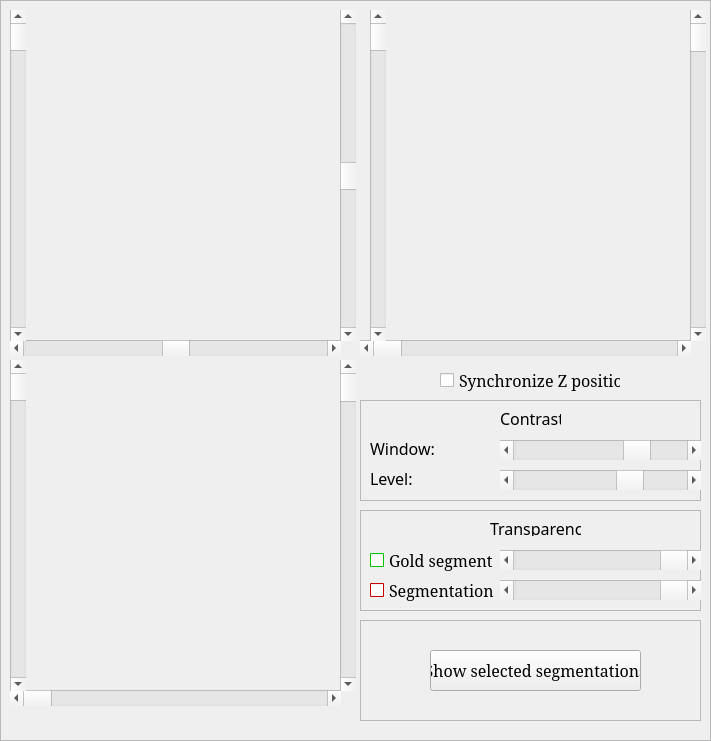
  <widget class="QFrame" name="frame">
   <property name="geometry">
    <rect>
     <x>9</x>
     <y>9</y>
     <width>711</width>
     <height>741</height>
    </rect>
   </property>
   <property name="frameShape">
    <enum>QFrame::StyledPanel</enum>
   </property>
   <property name="frameShadow">
    <enum>QFrame::Raised</enum>
   </property>
   <widget class="QWidget" name="wOriginalAxial" native="true">
    <property name="geometry">
     <rect>
      <x>30</x>
      <y>10</y>
      <width>311</width>
      <height>331</height>
     </rect>
    </property>
   </widget>
   <widget class="QWidget" name="wOriginalSagital" native="true">
    <property name="geometry">
     <rect>
      <x>390</x>
      <y>10</y>
      <width>301</width>
      <height>331</height>
     </rect>
    </property>
   </widget>
   <widget class="QWidget" name="wOriginalCoronal" native="true">
    <property name="geometry">
     <rect>
      <x>30</x>
      <y>360</y>
      <width>311</width>
      <height>331</height>
     </rect>
    </property>
   </widget>
   <widget class="QScrollBar" name="vsHorAxOriginal">
    <property name="geometry">
     <rect>
      <x>10</x>
      <y>340</y>
      <width>331</width>
      <height>16</height>
     </rect>
    </property>
    <property name="minimum">
     <number>-200</number>
    </property>
    <property name="maximum">
     <number>200</number>
    </property>
    <property name="orientation">
     <enum>Qt::Horizontal</enum>
    </property>
   </widget>
   <widget class="QScrollBar" name="vsHorCorOriginal">
    <property name="geometry">
     <rect>
      <x>10</x>
      <y>690</y>
      <width>331</width>
      <height>16</height>
     </rect>
    </property>
    <property name="orientation">
     <enum>Qt::Horizontal</enum>
    </property>
   </widget>
   <widget class="QScrollBar" name="vsHorSagOriginal">
    <property name="geometry">
     <rect>
      <x>360</x>
      <y>340</y>
      <width>331</width>
      <height>16</height>
     </rect>
    </property>
    <property name="orientation">
     <enum>Qt::Horizontal</enum>
    </property>
   </widget>
   <widget class="QScrollBar" name="vsVerAxOriginal">
    <property name="geometry">
     <rect>
      <x>340</x>
      <y>10</y>
      <width>16</width>
      <height>331</height>
     </rect>
    </property>
    <property name="minimum">
     <number>-200</number>
    </property>
    <property name="maximum">
     <number>200</number>
    </property>
    <property name="orientation">
     <enum>Qt::Vertical</enum>
    </property>
   </widget>
   <widget class="QScrollBar" name="vsVerSagOriginal">
    <property name="geometry">
     <rect>
      <x>690</x>
      <y>10</y>
      <width>16</width>
      <height>331</height>
     </rect>
    </property>
    <property name="orientation">
     <enum>Qt::Vertical</enum>
    </property>
   </widget>
   <widget class="QScrollBar" name="vsVerCorOriginal">
    <property name="geometry">
     <rect>
      <x>340</x>
      <y>360</y>
      <width>16</width>
      <height>331</height>
     </rect>
    </property>
    <property name="orientation">
     <enum>Qt::Vertical</enum>
    </property>
   </widget>
   <widget class="QScrollBar" name="vsZAxOriginal">
    <property name="geometry">
     <rect>
      <x>10</x>
      <y>10</y>
      <width>16</width>
      <height>331</height>
     </rect>
    </property>
    <property name="minimum">
     <number>0</number>
    </property>
    <property name="maximum">
     <number>300</number>
    </property>
    <property name="orientation">
     <enum>Qt::Vertical</enum>
    </property>
   </widget>
   <widget class="QScrollBar" name="vsZSagOriginal">
    <property name="geometry">
     <rect>
      <x>370</x>
      <y>10</y>
      <width>16</width>
      <height>331</height>
     </rect>
    </property>
    <property name="minimum">
     <number>0</number>
    </property>
    <property name="maximum">
     <number>300</number>
    </property>
    <property name="orientation">
     <enum>Qt::Vertical</enum>
    </property>
   </widget>
   <widget class="QScrollBar" name="vsZCorOriginal">
    <property name="geometry">
     <rect>
      <x>10</x>
      <y>360</y>
      <width>16</width>
      <height>331</height>
     </rect>
    </property>
    <property name="minimum">
     <number>0</number>
    </property>
    <property name="maximum">
     <number>300</number>
    </property>
    <property name="orientation">
     <enum>Qt::Vertical</enum>
    </property>
   </widget>
   <widget class="QCheckBox" name="chSyncDisp">
    <property name="geometry">
     <rect>
      <x>440</x>
      <y>370</y>
      <width>181</width>
      <height>21</height>
     </rect>
    </property>
    <property name="font">
     <font>
      <family>Serif</family>
      <pointsize>12</pointsize>
     </font>
    </property>
    <property name="text">
     <string>Synchronize Z position</string>
    </property>
   </widget>
   <widget class="QFrame" name="frame_5">
    <property name="geometry">
     <rect>
      <x>360</x>
      <y>510</y>
      <width>341</width>
      <height>101</height>
     </rect>
    </property>
    <property name="frameShape">
     <enum>QFrame::StyledPanel</enum>
    </property>
    <property name="frameShadow">
     <enum>QFrame::Raised</enum>
    </property>
    <widget class="QCheckBox" name="chOriginalGold">
     <property name="geometry">
      <rect>
       <x>10</x>
       <y>40</y>
       <width>131</width>
       <height>21</height>
      </rect>
     </property>
     <property name="palette">
      <palette>
       <active>
        <colorrole role="WindowText">
         <brush brushstyle="SolidPattern">
          <color alpha="255">
           <red>0</red>
           <green>0</green>
           <blue>0</blue>
          </color>
         </brush>
        </colorrole>
        <colorrole role="Button">
         <brush brushstyle="SolidPattern">
          <color alpha="255">
           <red>0</red>
           <green>255</green>
           <blue>0</blue>
          </color>
         </brush>
        </colorrole>
        <colorrole role="Light">
         <brush brushstyle="SolidPattern">
          <color alpha="255">
           <red>127</red>
           <green>255</green>
           <blue>127</blue>
          </color>
         </brush>
        </colorrole>
        <colorrole role="Midlight">
         <brush brushstyle="SolidPattern">
          <color alpha="255">
           <red>63</red>
           <green>255</green>
           <blue>63</blue>
          </color>
         </brush>
        </colorrole>
        <colorrole role="Dark">
         <brush brushstyle="SolidPattern">
          <color alpha="255">
           <red>0</red>
           <green>127</green>
           <blue>0</blue>
          </color>
         </brush>
        </colorrole>
        <colorrole role="Mid">
         <brush brushstyle="SolidPattern">
          <color alpha="255">
           <red>0</red>
           <green>170</green>
           <blue>0</blue>
          </color>
         </brush>
        </colorrole>
        <colorrole role="Text">
         <brush brushstyle="SolidPattern">
          <color alpha="255">
           <red>0</red>
           <green>0</green>
           <blue>0</blue>
          </color>
         </brush>
        </colorrole>
        <colorrole role="BrightText">
         <brush brushstyle="SolidPattern">
          <color alpha="255">
           <red>255</red>
           <green>255</green>
           <blue>255</blue>
          </color>
         </brush>
        </colorrole>
        <colorrole role="ButtonText">
         <brush brushstyle="SolidPattern">
          <color alpha="255">
           <red>0</red>
           <green>0</green>
           <blue>0</blue>
          </color>
         </brush>
        </colorrole>
        <colorrole role="Base">
         <brush brushstyle="SolidPattern">
          <color alpha="255">
           <red>255</red>
           <green>255</green>
           <blue>255</blue>
          </color>
         </brush>
        </colorrole>
        <colorrole role="Window">
         <brush brushstyle="SolidPattern">
          <color alpha="255">
           <red>0</red>
           <green>255</green>
           <blue>0</blue>
          </color>
         </brush>
        </colorrole>
        <colorrole role="Shadow">
         <brush brushstyle="SolidPattern">
          <color alpha="255">
           <red>0</red>
           <green>0</green>
           <blue>0</blue>
          </color>
         </brush>
        </colorrole>
        <colorrole role="AlternateBase">
         <brush brushstyle="SolidPattern">
          <color alpha="255">
           <red>127</red>
           <green>255</green>
           <blue>127</blue>
          </color>
         </brush>
        </colorrole>
        <colorrole role="ToolTipBase">
         <brush brushstyle="SolidPattern">
          <color alpha="255">
           <red>255</red>
           <green>255</green>
           <blue>220</blue>
          </color>
         </brush>
        </colorrole>
        <colorrole role="ToolTipText">
         <brush brushstyle="SolidPattern">
          <color alpha="255">
           <red>0</red>
           <green>0</green>
           <blue>0</blue>
          </color>
         </brush>
        </colorrole>
       </active>
       <inactive>
        <colorrole role="WindowText">
         <brush brushstyle="SolidPattern">
          <color alpha="255">
           <red>0</red>
           <green>0</green>
           <blue>0</blue>
          </color>
         </brush>
        </colorrole>
        <colorrole role="Button">
         <brush brushstyle="SolidPattern">
          <color alpha="255">
           <red>0</red>
           <green>255</green>
           <blue>0</blue>
          </color>
         </brush>
        </colorrole>
        <colorrole role="Light">
         <brush brushstyle="SolidPattern">
          <color alpha="255">
           <red>127</red>
           <green>255</green>
           <blue>127</blue>
          </color>
         </brush>
        </colorrole>
        <colorrole role="Midlight">
         <brush brushstyle="SolidPattern">
          <color alpha="255">
           <red>63</red>
           <green>255</green>
           <blue>63</blue>
          </color>
         </brush>
        </colorrole>
        <colorrole role="Dark">
         <brush brushstyle="SolidPattern">
          <color alpha="255">
           <red>0</red>
           <green>127</green>
           <blue>0</blue>
          </color>
         </brush>
        </colorrole>
        <colorrole role="Mid">
         <brush brushstyle="SolidPattern">
          <color alpha="255">
           <red>0</red>
           <green>170</green>
           <blue>0</blue>
          </color>
         </brush>
        </colorrole>
        <colorrole role="Text">
         <brush brushstyle="SolidPattern">
          <color alpha="255">
           <red>0</red>
           <green>0</green>
           <blue>0</blue>
          </color>
         </brush>
        </colorrole>
        <colorrole role="BrightText">
         <brush brushstyle="SolidPattern">
          <color alpha="255">
           <red>255</red>
           <green>255</green>
           <blue>255</blue>
          </color>
         </brush>
        </colorrole>
        <colorrole role="ButtonText">
         <brush brushstyle="SolidPattern">
          <color alpha="255">
           <red>0</red>
           <green>0</green>
           <blue>0</blue>
          </color>
         </brush>
        </colorrole>
        <colorrole role="Base">
         <brush brushstyle="SolidPattern">
          <color alpha="255">
           <red>255</red>
           <green>255</green>
           <blue>255</blue>
          </color>
         </brush>
        </colorrole>
        <colorrole role="Window">
         <brush brushstyle="SolidPattern">
          <color alpha="255">
           <red>0</red>
           <green>255</green>
           <blue>0</blue>
          </color>
         </brush>
        </colorrole>
        <colorrole role="Shadow">
         <brush brushstyle="SolidPattern">
          <color alpha="255">
           <red>0</red>
           <green>0</green>
           <blue>0</blue>
          </color>
         </brush>
        </colorrole>
        <colorrole role="AlternateBase">
         <brush brushstyle="SolidPattern">
          <color alpha="255">
           <red>127</red>
           <green>255</green>
           <blue>127</blue>
          </color>
         </brush>
        </colorrole>
        <colorrole role="ToolTipBase">
         <brush brushstyle="SolidPattern">
          <color alpha="255">
           <red>255</red>
           <green>255</green>
           <blue>220</blue>
          </color>
         </brush>
        </colorrole>
        <colorrole role="ToolTipText">
         <brush brushstyle="SolidPattern">
          <color alpha="255">
           <red>0</red>
           <green>0</green>
           <blue>0</blue>
          </color>
         </brush>
        </colorrole>
       </inactive>
       <disabled>
        <colorrole role="WindowText">
         <brush brushstyle="SolidPattern">
          <color alpha="255">
           <red>0</red>
           <green>127</green>
           <blue>0</blue>
          </color>
         </brush>
        </colorrole>
        <colorrole role="Button">
         <brush brushstyle="SolidPattern">
          <color alpha="255">
           <red>0</red>
           <green>255</green>
           <blue>0</blue>
          </color>
         </brush>
        </colorrole>
        <colorrole role="Light">
         <brush brushstyle="SolidPattern">
          <color alpha="255">
           <red>127</red>
           <green>255</green>
           <blue>127</blue>
          </color>
         </brush>
        </colorrole>
        <colorrole role="Midlight">
         <brush brushstyle="SolidPattern">
          <color alpha="255">
           <red>63</red>
           <green>255</green>
           <blue>63</blue>
          </color>
         </brush>
        </colorrole>
        <colorrole role="Dark">
         <brush brushstyle="SolidPattern">
          <color alpha="255">
           <red>0</red>
           <green>127</green>
           <blue>0</blue>
          </color>
         </brush>
        </colorrole>
        <colorrole role="Mid">
         <brush brushstyle="SolidPattern">
          <color alpha="255">
           <red>0</red>
           <green>170</green>
           <blue>0</blue>
          </color>
         </brush>
        </colorrole>
        <colorrole role="Text">
         <brush brushstyle="SolidPattern">
          <color alpha="255">
           <red>0</red>
           <green>127</green>
           <blue>0</blue>
          </color>
         </brush>
        </colorrole>
        <colorrole role="BrightText">
         <brush brushstyle="SolidPattern">
          <color alpha="255">
           <red>255</red>
           <green>255</green>
           <blue>255</blue>
          </color>
         </brush>
        </colorrole>
        <colorrole role="ButtonText">
         <brush brushstyle="SolidPattern">
          <color alpha="255">
           <red>0</red>
           <green>127</green>
           <blue>0</blue>
          </color>
         </brush>
        </colorrole>
        <colorrole role="Base">
         <brush brushstyle="SolidPattern">
          <color alpha="255">
           <red>0</red>
           <green>255</green>
           <blue>0</blue>
          </color>
         </brush>
        </colorrole>
        <colorrole role="Window">
         <brush brushstyle="SolidPattern">
          <color alpha="255">
           <red>0</red>
           <green>255</green>
           <blue>0</blue>
          </color>
         </brush>
        </colorrole>
        <colorrole role="Shadow">
         <brush brushstyle="SolidPattern">
          <color alpha="255">
           <red>0</red>
           <green>0</green>
           <blue>0</blue>
          </color>
         </brush>
        </colorrole>
        <colorrole role="AlternateBase">
         <brush brushstyle="SolidPattern">
          <color alpha="255">
           <red>0</red>
           <green>255</green>
           <blue>0</blue>
          </color>
         </brush>
        </colorrole>
        <colorrole role="ToolTipBase">
         <brush brushstyle="SolidPattern">
          <color alpha="255">
           <red>255</red>
           <green>255</green>
           <blue>220</blue>
          </color>
         </brush>
        </colorrole>
        <colorrole role="ToolTipText">
         <brush brushstyle="SolidPattern">
          <color alpha="255">
           <red>0</red>
           <green>0</green>
           <blue>0</blue>
          </color>
         </brush>
        </colorrole>
       </disabled>
      </palette>
     </property>
     <property name="font">
      <font>
       <family>Serif</family>
       <pointsize>12</pointsize>
      </font>
     </property>
     <property name="text">
      <string>Gold segment</string>
     </property>
    </widget>
    <widget class="QCheckBox" name="chOriginalSegm">
     <property name="geometry">
      <rect>
       <x>10</x>
       <y>70</y>
       <width>131</width>
       <height>21</height>
      </rect>
     </property>
     <property name="palette">
      <palette>
       <active>
        <colorrole role="WindowText">
         <brush brushstyle="SolidPattern">
          <color alpha="255">
           <red>0</red>
           <green>0</green>
           <blue>0</blue>
          </color>
         </brush>
        </colorrole>
        <colorrole role="Button">
         <brush brushstyle="SolidPattern">
          <color alpha="255">
           <red>255</red>
           <green>0</green>
           <blue>0</blue>
          </color>
         </brush>
        </colorrole>
        <colorrole role="Light">
         <brush brushstyle="SolidPattern">
          <color alpha="255">
           <red>255</red>
           <green>127</green>
           <blue>127</blue>
          </color>
         </brush>
        </colorrole>
        <colorrole role="Midlight">
         <brush brushstyle="SolidPattern">
          <color alpha="255">
           <red>255</red>
           <green>63</green>
           <blue>63</blue>
          </color>
         </brush>
        </colorrole>
        <colorrole role="Dark">
         <brush brushstyle="SolidPattern">
          <color alpha="255">
           <red>127</red>
           <green>0</green>
           <blue>0</blue>
          </color>
         </brush>
        </colorrole>
        <colorrole role="Mid">
         <brush brushstyle="SolidPattern">
          <color alpha="255">
           <red>170</red>
           <green>0</green>
           <blue>0</blue>
          </color>
         </brush>
        </colorrole>
        <colorrole role="Text">
         <brush brushstyle="SolidPattern">
          <color alpha="255">
           <red>0</red>
           <green>0</green>
           <blue>0</blue>
          </color>
         </brush>
        </colorrole>
        <colorrole role="BrightText">
         <brush brushstyle="SolidPattern">
          <color alpha="255">
           <red>255</red>
           <green>255</green>
           <blue>255</blue>
          </color>
         </brush>
        </colorrole>
        <colorrole role="ButtonText">
         <brush brushstyle="SolidPattern">
          <color alpha="255">
           <red>0</red>
           <green>0</green>
           <blue>0</blue>
          </color>
         </brush>
        </colorrole>
        <colorrole role="Base">
         <brush brushstyle="SolidPattern">
          <color alpha="255">
           <red>255</red>
           <green>255</green>
           <blue>255</blue>
          </color>
         </brush>
        </colorrole>
        <colorrole role="Window">
         <brush brushstyle="SolidPattern">
          <color alpha="255">
           <red>255</red>
           <green>0</green>
           <blue>0</blue>
          </color>
         </brush>
        </colorrole>
        <colorrole role="Shadow">
         <brush brushstyle="SolidPattern">
          <color alpha="255">
           <red>0</red>
           <green>0</green>
           <blue>0</blue>
          </color>
         </brush>
        </colorrole>
        <colorrole role="AlternateBase">
         <brush brushstyle="SolidPattern">
          <color alpha="255">
           <red>255</red>
           <green>127</green>
           <blue>127</blue>
          </color>
         </brush>
        </colorrole>
        <colorrole role="ToolTipBase">
         <brush brushstyle="SolidPattern">
          <color alpha="255">
           <red>255</red>
           <green>255</green>
           <blue>220</blue>
          </color>
         </brush>
        </colorrole>
        <colorrole role="ToolTipText">
         <brush brushstyle="SolidPattern">
          <color alpha="255">
           <red>0</red>
           <green>0</green>
           <blue>0</blue>
          </color>
         </brush>
        </colorrole>
       </active>
       <inactive>
        <colorrole role="WindowText">
         <brush brushstyle="SolidPattern">
          <color alpha="255">
           <red>0</red>
           <green>0</green>
           <blue>0</blue>
          </color>
         </brush>
        </colorrole>
        <colorrole role="Button">
         <brush brushstyle="SolidPattern">
          <color alpha="255">
           <red>255</red>
           <green>0</green>
           <blue>0</blue>
          </color>
         </brush>
        </colorrole>
        <colorrole role="Light">
         <brush brushstyle="SolidPattern">
          <color alpha="255">
           <red>255</red>
           <green>127</green>
           <blue>127</blue>
          </color>
         </brush>
        </colorrole>
        <colorrole role="Midlight">
         <brush brushstyle="SolidPattern">
          <color alpha="255">
           <red>255</red>
           <green>63</green>
           <blue>63</blue>
          </color>
         </brush>
        </colorrole>
        <colorrole role="Dark">
         <brush brushstyle="SolidPattern">
          <color alpha="255">
           <red>127</red>
           <green>0</green>
           <blue>0</blue>
          </color>
         </brush>
        </colorrole>
        <colorrole role="Mid">
         <brush brushstyle="SolidPattern">
          <color alpha="255">
           <red>170</red>
           <green>0</green>
           <blue>0</blue>
          </color>
         </brush>
        </colorrole>
        <colorrole role="Text">
         <brush brushstyle="SolidPattern">
          <color alpha="255">
           <red>0</red>
           <green>0</green>
           <blue>0</blue>
          </color>
         </brush>
        </colorrole>
        <colorrole role="BrightText">
         <brush brushstyle="SolidPattern">
          <color alpha="255">
           <red>255</red>
           <green>255</green>
           <blue>255</blue>
          </color>
         </brush>
        </colorrole>
        <colorrole role="ButtonText">
         <brush brushstyle="SolidPattern">
          <color alpha="255">
           <red>0</red>
           <green>0</green>
           <blue>0</blue>
          </color>
         </brush>
        </colorrole>
        <colorrole role="Base">
         <brush brushstyle="SolidPattern">
          <color alpha="255">
           <red>255</red>
           <green>255</green>
           <blue>255</blue>
          </color>
         </brush>
        </colorrole>
        <colorrole role="Window">
         <brush brushstyle="SolidPattern">
          <color alpha="255">
           <red>255</red>
           <green>0</green>
           <blue>0</blue>
          </color>
         </brush>
        </colorrole>
        <colorrole role="Shadow">
         <brush brushstyle="SolidPattern">
          <color alpha="255">
           <red>0</red>
           <green>0</green>
           <blue>0</blue>
          </color>
         </brush>
        </colorrole>
        <colorrole role="AlternateBase">
         <brush brushstyle="SolidPattern">
          <color alpha="255">
           <red>255</red>
           <green>127</green>
           <blue>127</blue>
          </color>
         </brush>
        </colorrole>
        <colorrole role="ToolTipBase">
         <brush brushstyle="SolidPattern">
          <color alpha="255">
           <red>255</red>
           <green>255</green>
           <blue>220</blue>
          </color>
         </brush>
        </colorrole>
        <colorrole role="ToolTipText">
         <brush brushstyle="SolidPattern">
          <color alpha="255">
           <red>0</red>
           <green>0</green>
           <blue>0</blue>
          </color>
         </brush>
        </colorrole>
       </inactive>
       <disabled>
        <colorrole role="WindowText">
         <brush brushstyle="SolidPattern">
          <color alpha="255">
           <red>127</red>
           <green>0</green>
           <blue>0</blue>
          </color>
         </brush>
        </colorrole>
        <colorrole role="Button">
         <brush brushstyle="SolidPattern">
          <color alpha="255">
           <red>255</red>
           <green>0</green>
           <blue>0</blue>
          </color>
         </brush>
        </colorrole>
        <colorrole role="Light">
         <brush brushstyle="SolidPattern">
          <color alpha="255">
           <red>255</red>
           <green>127</green>
           <blue>127</blue>
          </color>
         </brush>
        </colorrole>
        <colorrole role="Midlight">
         <brush brushstyle="SolidPattern">
          <color alpha="255">
           <red>255</red>
           <green>63</green>
           <blue>63</blue>
          </color>
         </brush>
        </colorrole>
        <colorrole role="Dark">
         <brush brushstyle="SolidPattern">
          <color alpha="255">
           <red>127</red>
           <green>0</green>
           <blue>0</blue>
          </color>
         </brush>
        </colorrole>
        <colorrole role="Mid">
         <brush brushstyle="SolidPattern">
          <color alpha="255">
           <red>170</red>
           <green>0</green>
           <blue>0</blue>
          </color>
         </brush>
        </colorrole>
        <colorrole role="Text">
         <brush brushstyle="SolidPattern">
          <color alpha="255">
           <red>127</red>
           <green>0</green>
           <blue>0</blue>
          </color>
         </brush>
        </colorrole>
        <colorrole role="BrightText">
         <brush brushstyle="SolidPattern">
          <color alpha="255">
           <red>255</red>
           <green>255</green>
           <blue>255</blue>
          </color>
         </brush>
        </colorrole>
        <colorrole role="ButtonText">
         <brush brushstyle="SolidPattern">
          <color alpha="255">
           <red>127</red>
           <green>0</green>
           <blue>0</blue>
          </color>
         </brush>
        </colorrole>
        <colorrole role="Base">
         <brush brushstyle="SolidPattern">
          <color alpha="255">
           <red>255</red>
           <green>0</green>
           <blue>0</blue>
          </color>
         </brush>
        </colorrole>
        <colorrole role="Window">
         <brush brushstyle="SolidPattern">
          <color alpha="255">
           <red>255</red>
           <green>0</green>
           <blue>0</blue>
          </color>
         </brush>
        </colorrole>
        <colorrole role="Shadow">
         <brush brushstyle="SolidPattern">
          <color alpha="255">
           <red>0</red>
           <green>0</green>
           <blue>0</blue>
          </color>
         </brush>
        </colorrole>
        <colorrole role="AlternateBase">
         <brush brushstyle="SolidPattern">
          <color alpha="255">
           <red>255</red>
           <green>0</green>
           <blue>0</blue>
          </color>
         </brush>
        </colorrole>
        <colorrole role="ToolTipBase">
         <brush brushstyle="SolidPattern">
          <color alpha="255">
           <red>255</red>
           <green>255</green>
           <blue>220</blue>
          </color>
         </brush>
        </colorrole>
        <colorrole role="ToolTipText">
         <brush brushstyle="SolidPattern">
          <color alpha="255">
           <red>0</red>
           <green>0</green>
           <blue>0</blue>
          </color>
         </brush>
        </colorrole>
       </disabled>
      </palette>
     </property>
     <property name="font">
      <font>
       <family>Serif</family>
       <pointsize>12</pointsize>
      </font>
     </property>
     <property name="text">
      <string>Segmentation</string>
     </property>
    </widget>
    <widget class="QScrollBar" name="vsGoldTransparency">
     <property name="geometry">
      <rect>
       <x>140</x>
       <y>40</y>
       <width>201</width>
       <height>20</height>
      </rect>
     </property>
     <property name="value">
      <number>99</number>
     </property>
     <property name="orientation">
      <enum>Qt::Horizontal</enum>
     </property>
    </widget>
    <widget class="QScrollBar" name="vsSegTransparency">
     <property name="geometry">
      <rect>
       <x>140</x>
       <y>70</y>
       <width>201</width>
       <height>20</height>
      </rect>
     </property>
     <property name="value">
      <number>99</number>
     </property>
     <property name="orientation">
      <enum>Qt::Horizontal</enum>
     </property>
    </widget>
    <widget class="QLabel" name="label_4">
     <property name="geometry">
      <rect>
       <x>130</x>
       <y>10</y>
       <width>91</width>
       <height>16</height>
      </rect>
     </property>
     <property name="font">
      <font>
       <family>Sans Serif</family>
       <pointsize>12</pointsize>
       <weight>50</weight>
       <bold>false</bold>
      </font>
     </property>
     <property name="text">
      <string>Transparency:</string>
     </property>
    </widget>
   </widget>
   <widget class="QFrame" name="frame_6">
    <property name="geometry">
     <rect>
      <x>360</x>
      <y>400</y>
      <width>341</width>
      <height>101</height>
     </rect>
    </property>
    <property name="frameShape">
     <enum>QFrame::StyledPanel</enum>
    </property>
    <property name="frameShadow">
     <enum>QFrame::Raised</enum>
    </property>
    <widget class="QLabel" name="label_7">
     <property name="geometry">
      <rect>
       <x>140</x>
       <y>10</y>
       <width>61</width>
       <height>16</height>
      </rect>
     </property>
     <property name="font">
      <font>
       <family>Sans Serif</family>
       <pointsize>12</pointsize>
       <weight>50</weight>
       <bold>false</bold>
      </font>
     </property>
     <property name="text">
      <string>Contrast:</string>
     </property>
    </widget>
    <widget class="QLabel" name="label_5">
     <property name="geometry">
      <rect>
       <x>10</x>
       <y>40</y>
       <width>131</width>
       <height>16</height>
      </rect>
     </property>
     <property name="font">
      <font>
       <family>Sans Serif</family>
       <pointsize>12</pointsize>
       <weight>50</weight>
       <bold>false</bold>
      </font>
     </property>
     <property name="text">
      <string>Window:</string>
     </property>
    </widget>
    <widget class="QLabel" name="label_6">
     <property name="geometry">
      <rect>
       <x>10</x>
       <y>70</y>
       <width>131</width>
       <height>16</height>
      </rect>
     </property>
     <property name="font">
      <font>
       <family>Sans Serif</family>
       <pointsize>12</pointsize>
       <weight>50</weight>
       <bold>false</bold>
      </font>
     </property>
     <property name="text">
      <string>Level:</string>
     </property>
    </widget>
    <widget class="QScrollBar" name="vsOriginalWindow">
     <property name="geometry">
      <rect>
       <x>140</x>
       <y>40</y>
       <width>201</width>
       <height>20</height>
      </rect>
     </property>
     <property name="maximum">
      <number>400</number>
     </property>
     <property name="value">
      <number>300</number>
     </property>
     <property name="orientation">
      <enum>Qt::Horizontal</enum>
     </property>
    </widget>
    <widget class="QScrollBar" name="vsOriginalLevel">
     <property name="geometry">
      <rect>
       <x>140</x>
       <y>70</y>
       <width>201</width>
       <height>20</height>
      </rect>
     </property>
     <property name="maximum">
      <number>200</number>
     </property>
     <property name="value">
      <number>140</number>
     </property>
     <property name="orientation">
      <enum>Qt::Horizontal</enum>
     </property>
    </widget>
   </widget>
   <widget class="QFrame" name="frame_7">
    <property name="geometry">
     <rect>
      <x>360</x>
      <y>620</y>
      <width>341</width>
      <height>101</height>
     </rect>
    </property>
    <property name="frameShape">
     <enum>QFrame::StyledPanel</enum>
    </property>
    <property name="frameShadow">
     <enum>QFrame::Raised</enum>
    </property>
    <widget class="QPushButton" name="b3dGold">
     <property name="geometry">
      <rect>
       <x>70</x>
       <y>30</y>
       <width>211</width>
       <height>41</height>
      </rect>
     </property>
     <property name="font">
      <font>
       <family>Serif</family>
       <pointsize>12</pointsize>
      </font>
     </property>
     <property name="text">
      <string>Show selected segmentations</string>
     </property>
    </widget>
   </widget>
   <zorder>wOriginalAxial</zorder>
   <zorder>frame_4</zorder>
   <zorder>wOriginalSagital</zorder>
   <zorder>wOriginalCoronal</zorder>
   <zorder>vsHorAxOriginal</zorder>
   <zorder>vsHorCorOriginal</zorder>
   <zorder>vsHorSagOriginal</zorder>
   <zorder>vsVerAxOriginal</zorder>
   <zorder>vsVerSagOriginal</zorder>
   <zorder>vsVerCorOriginal</zorder>
   <zorder>vsZAxOriginal</zorder>
   <zorder>vsZSagOriginal</zorder>
   <zorder>vsZCorOriginal</zorder>
   <zorder>chSyncDisp</zorder>
   <zorder>frame_5</zorder>
   <zorder>frame_6</zorder>
   <zorder>frame_7</zorder>
  </widget>
